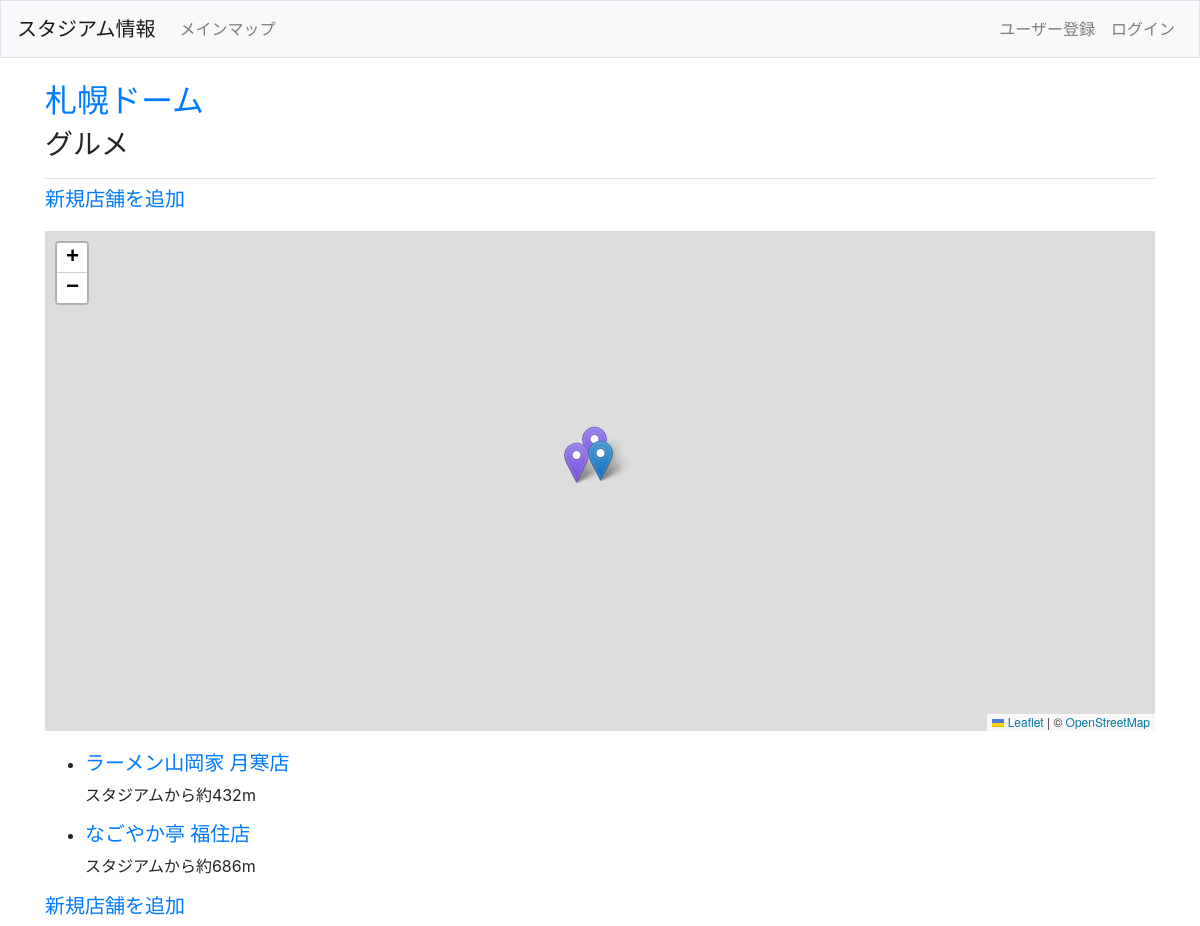
The page /stadium/1/1 on the database its author committed.
### sta_infos/models.py (models this page shows)
class Stadium(models.Model):
    name = models.CharField(max_length=100)
    address = models.CharField(max_length=200)
    lon = models.FloatField(null=True)
    lat = models.FloatField(null=True)
    audience = models.CharField(max_length=50)
    club = models.CharField(max_length=200)
    def __str__(self):
        return self.name

class Topic(models.Model):
    stadium = models.ForeignKey(Stadium, on_delete=models.CASCADE, default=0)
    text = models.CharField(max_length=50)
    def __str__(self):
        return self.text

class Shop(models.Model):
    topic = models.ForeignKey(Topic, on_delete=models.CASCADE)
    name = models.CharField(max_length=100)
    address = models.CharField(max_length=200)
    lon = models.FloatField(null=True)
    lat = models.FloatField(null=True)
    distance = models.IntegerField(default=0)
    date_added = models.DateTimeField(auto_now_add=True)
    def __str__(self):
        return self.name

### sta_infos/views.py (the view)
# urls.py: path('stadium/<int:stadium_id>/<int:topic_id>', views.topic, name='topic'),
def topic(request, stadium_id, topic_id):
    stadium = Stadium.objects.get(id=stadium_id)
    list1 = [stadium]
    stadium_list = serializers.serialize("json", list1)
    topic = stadium.topic_set.get(id=topic_id)
    list2 = [topic]
    topic_list = serializers.serialize("json", list2)
    shops = topic.shop_set.order_by('distance')
    list3 = []
    for shop in shops:
        list3.append(shop)
    shop_list = serializers.serialize("json", list3)
    context = {'stadium':stadium, 'topic':topic, 'shops':shops, 'stadium_list':stadium_list, 'topic_list': topic_list,'shop_list':shop_list}
    return render(request, 'sta_infos/topic.html', context)

### sta_infos/templates/sta_infos/topic.html (shortened to what this page needs)
{% extends "sta_infos/base.html" %}
{% load static %}
{% block page_header %}
<h2><a href="{% url 'sta_infos:stadium' stadium.id %}">{{ stadium }}</a></h2>
<h3>{{ topic }}</h3>
{% endblock page_header %}
{% block content %}
<h5><a href="{% url 'sta_infos:new_shop' stadium.id topic.id %}">新規店舗を追加</a></h5>
<div id="topic_map"></div>
<ul class="shop_list">
    {% for shop in shops %}
    <li>
        <h5><a href="{% url 'sta_infos:shop' stadium.id topic.id shop.id %}">{{ shop }}</a></h5>
        スタジアムから約{{ shop.distance }}m
    </li>
    {% empty %}
    <li><h5>お店はまだ登録されていません。</h5></li>
    {% endfor %}
</ul>
<h5><a href="{% url 'sta_infos:new_shop' stadium.id topic.id %}">新規店舗を追加</a></h5>
{% endblock content %}

### sta_infos/static/css/style.css (style rules this page uses)
#topic_map { height: 500px; margin: 20px 0; }
.shop_list li { margin:15px 0; }

### rows shown on the page
Stadium: name "札幌ドーム"
Topic: text "グルメ"
Shop: name "ラーメン山岡家 月寒店", distance "432"
Shop: name "なごやか亭 福住店", distance "686"
